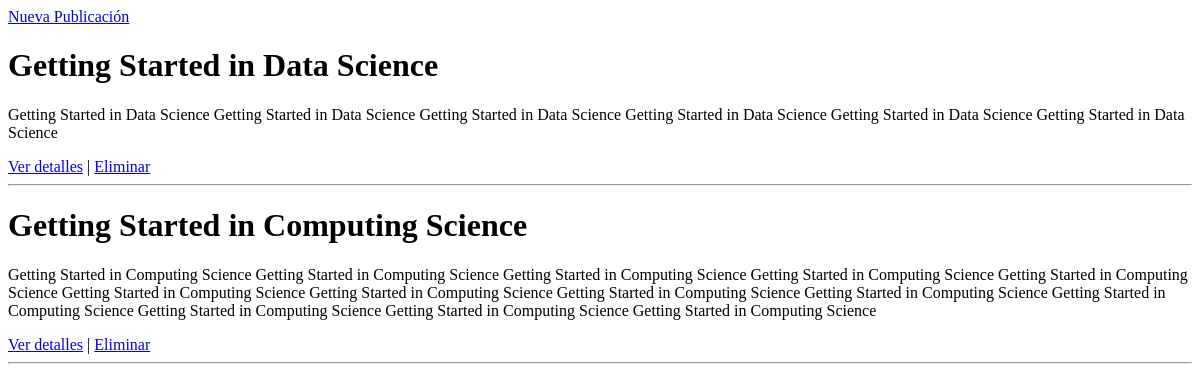
/posts/, run on an earlier commit of the app's database.
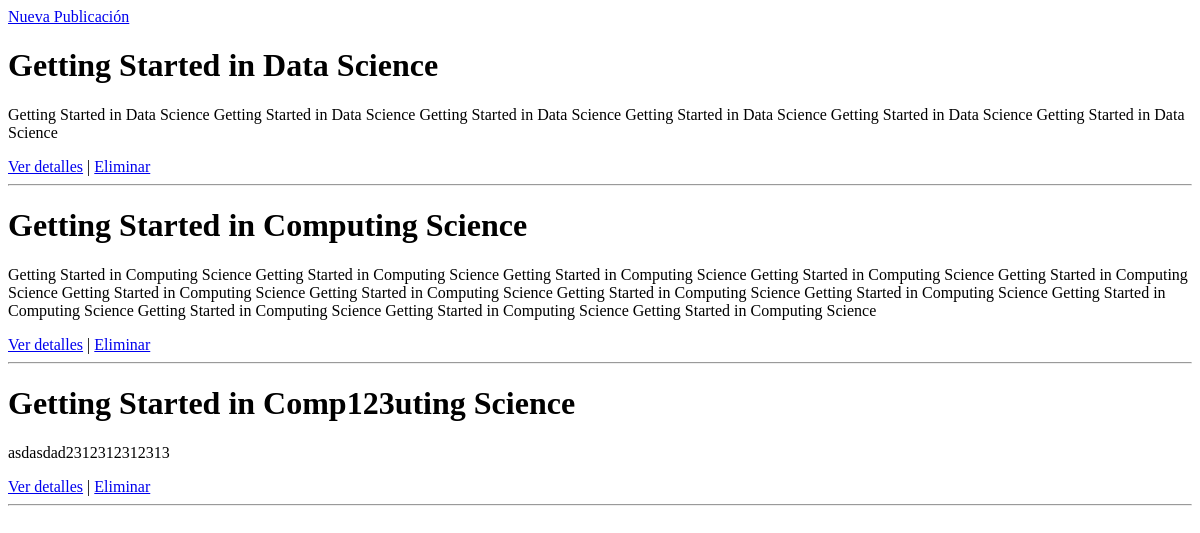
And on a later commit of the database.
### apps/posts/models.py (models this page shows, shortened)
class Post(models.Model):
    title = models.CharField(max_length=100)
    short_description = models.TextField()
    image = models.ImageField()
    content = models.TextField()
    created_at = models.DateTimeField(auto_now=True, editable=False)
    updated_at = models.DateTimeField(auto_now_add=True, editable=False)
    author = models.ForeignKey(get_user_model(), null=True, on_delete=models.SET_NULL)
    category = models.ForeignKey(Category, null=True, on_delete=models.SET_NULL)
    tags = models.ManyToManyField(Tag)
    def get_absolute_url(self):
        return reverse('posts:view', args=[self.pk])
    def get_delete_url(self):
        return reverse('posts:delete', args=[self.pk])

### apps/posts/views.py (the view)
# urls.py: path('', PostListView.as_view(), name = 'index'),
class PostListView(ListView):
    model = Post
    template_name = 'posts/post_list.html'
    context_object_name = 'posts'

### templates/posts/post_list.html
<a href="{% url 'posts:create' %}">Nueva Publicación</a>
{% for post in posts %}
<h1>{{post.title}}</h1>
<p>{{post.short_description}}</p>
<a href="{{post.get_absolute_url}}">Ver detalles</a> |
<a href="{{post.get_delete_url}}">Eliminar</a>
<hr>
{% empty %}
<h1>No hay articulos para mostrar</h1>
{% endfor %}

What changed in the data, as far as the page shows it:
added Post: title "Getting Started in Comp123uting Science", short_description "asdasdad2312312312313"
